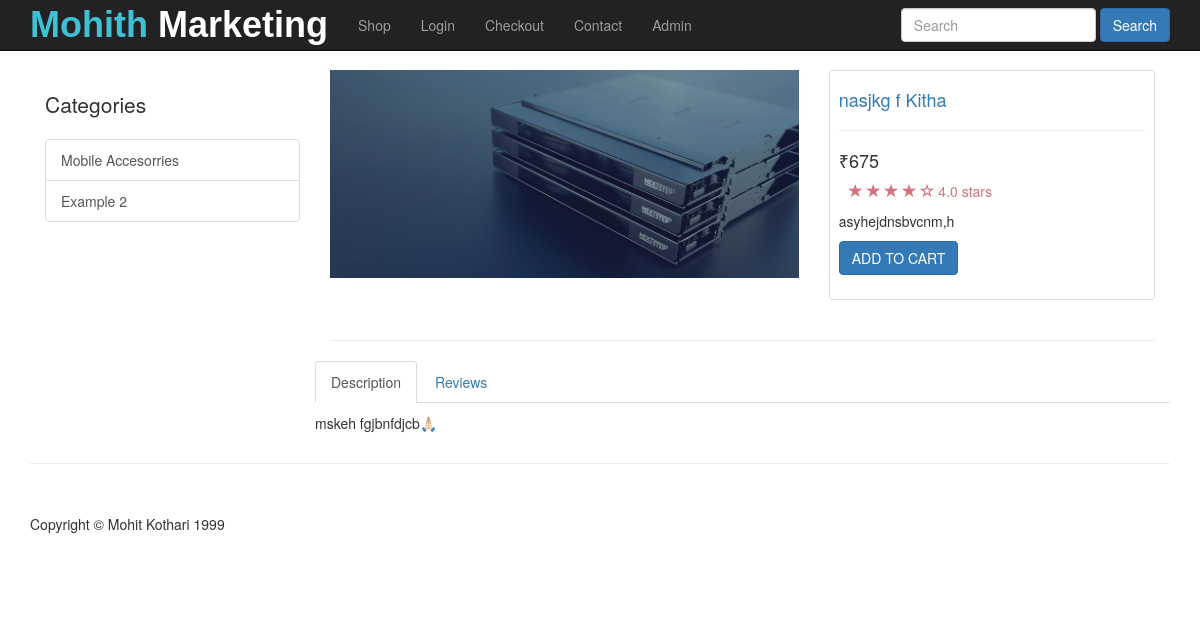
Page /ecom/public/item.php?id=14 on the committed database.
### tables this page shows
CREATE TABLE `categories` (
  `cat_id` int(11) NOT NULL,
  `cat_title` varchar(255) NOT NULL,
  `cat_image` varchar(255) NOT NULL,
  `cat_desc` text NOT NULL
);

CREATE TABLE `products` (
  `product_id` int(11) NOT NULL,
  `product_title` varchar(255) NOT NULL,
  `product_category_id` int(11) NOT NULL,
  `product_price` float NOT NULL,
  `product_quantity` int(11) NOT NULL,
  `product_description` text NOT NULL,
  `short_desc` text NOT NULL,
  `product_image` varchar(255) NOT NULL DEFAULT 'https://place-hold.it/320x150/3ec1d5?text=This Is A Replacement Image By Mohit !',
  `full_image` varchar(255) NOT NULL
);

### ecom/public/item.php (the view, shortened to what this page needs)
<?php include(TEMPLATE_FRONT . DS ."header.php")?>
<div class="container">
          <?php include(TEMPLATE_FRONT . DS ."side_nav.php")?>
<?php
$query=query("SELECT * FROM products WHERE product_id=" . escape_string($_GET['id']). " ");
while($row = fetch_array($query)):
 ?>
<div class="col-md-9">
<div class="row">
    <div class="col-md-7">
       <img class="img-responsive" src="../resources/<?php echo display_image_loc($row['product_image']); ?>" alt="http://place-hold.it/700x600">
    </div>
    <div class="col-md-5">
        <div class="thumbnail">
    <div class="caption-full">
        <h4><a href="#"><?php echo $row['product_title']; ?></a> </h4>
        <hr>
        <h4 class="">&#8377;<?php echo $row['product_price']; ?></h4>
    <div class="ratings">
        <p>
            <span class="glyphicon glyphicon-star"></span>
            <span class="glyphicon glyphicon-star"></span>
            <span class="glyphicon glyphicon-star"></span>
            <span class="glyphicon glyphicon-star"></span>
            <span class="glyphicon glyphicon-star-empty"></span>
            4.0 stars
        </p>
    </div>
        <p><?php echo $row['short_desc']; ?></p>
    <form action="">
        <div class="form-group">
            <a href="../resources/cart.php?add=<?php echo $row['product_id']; ?>" class="btn btn-primary">ADD TO CART</a>
        </div>
    </form>
    </div>
</div>
</div>
</div>
        <hr>
<div class="row">
<div role="tabpanel">
  <ul class="nav nav-tabs" role="tablist">
    <li role="presentation" class="active"><a href="#home" aria-controls="home" role="tab" data-toggle="tab">Description</a></li>
    <li role="presentation"><a href="#profile" aria-controls="profile" role="tab" data-toggle="tab">Reviews</a></li>
  </ul>
  <div class="tab-content">
    <div role="tabpanel" class="tab-pane active" id="home">
    <p>
        <?php echo $row['product_description']; ?>
    </p>
    </div>
 </div>
</div>
</div>
</div>
</div>
<?php endwhile; ?>
<?php include(TEMPLATE_FRONT . DS ."footer.php")?>

### ecom/resources/templates/front/header.php (shortened to what this page needs)
<!DOCTYPE html>
<html lang="en">
<head>
    <link href="css/bootstrap.min.css" rel="stylesheet">
    <link href="css/shop-homepage.css" rel="stylesheet">
    <link href="css/styles.css" rel="stylesheet">
</head>
<body>
    <nav class="navbar navbar-inverse navbar-fixed-top " role="navigation">
<?php include(TEMPLATE_FRONT . DS ."top_nav.php")?>
    </nav>

### ecom/resources/templates/front/top_nav.php (shortened to what this page needs)
      <div class="container">
          <div class="navbar-header">
              <a class="navbar-brand" style="font-size: 36px;font-weight: bold; color: white;font-family:sans-serif;" href="index.php">
                  <span style="color:#3ec1d5">Mohith</span> Marketing
</a>
          </div>
          <div class="collapse navbar-collapse justify-content-between" id="bs-example-navbar-collapse-1 inline">
              <ul class="nav navbar-nav">
                  <li>
                      <a href="shop.php">Shop</a>
                  </li>
                  <li>
                      <a href="login.php">Login</a>
                  </li>
                   <li>
                      <a href="checkout.php">Checkout</a>
                  </li>
                  <li>
                      <a href="contact.php">Contact</a>
                  </li>
                  <li>
                      <a href="admin">Admin</a>
                  </li>
              </ul>
                <div align="right" style="padding-top: 8px;">
                    <form class="form-inline" action="" method="post">
                      <input class="form-control mr-sm-2" type="text" placeholder="Search" aria-label="Search" name="search">
                      <button class="btn btn-primary" type="submit" value="submit">Search</button>
                    </form>
                </div>
          </div>
      </div>

### ecom/resources/templates/front/side_nav.php (shortened to what this page needs)
<div class="col-md-3">
	<p class="lead">Categories</p>
	<div class="list-group">
		<?php
		get_categories();
		?>
	</div>
</div>

### ecom/resources/functions.php (shortened to what this page needs)
<?php
$upload_directory = "uploads";
function query($sql)
{
	global $connection;
	return mysqli_query($connection, $sql);
}
function escape_string($string)
{
	global $connection;
	return mysqli_real_escape_string($connection,$string);
}
function fetch_array($result)
{
	return mysqli_fetch_array($result);
}
function get_categories()
{
	$query = query("SELECT * FROM categories");
	while($row = fetch_array($query))
	{
	$categories_links = <<<DELIMITER
	<a href='category.php?id={$row['cat_id']}' class='list-group-item'>{$row['cat_title']}</a>
DELIMITER;
echo $categories_links;
	}
}
function display_image_loc($picture)
{
	global $upload_directory;
	return $upload_directory . DS . $picture;
}
?>

### ecom/resources/templates/front/footer.php (shortened to what this page needs)
 <div class="container">
        <hr>
        <footer>
            <div class="row">
                <div class="col-lg-12">
                    <p>Copyright &copy; Mohit Kothari 1999</p>
                </div>
            </div>
        </footer>
    </div>
</body>
</html>

### ecom/public/css/shop-homepage.css (style rules this page uses)
body { padding-top: 70px; }
.ratings { padding-right: 10px; padding-left: 10px; color: #d17581; }
.thumbnail { padding: 0; }
.thumbnail .caption-full { padding: 9px; color: #333; }
footer { margin: 50px 0; }

### rows in the picture
categories: cat_title "Mobile Accesorries"
categories: cat_title "Example 2"
products: product_image (picture), product_title "nasjkg f Kitha", product_price "675", short_desc "asyhejdnsbvcnm,h", product_description "mskeh fgjbnfdjcb🙏🏻"
